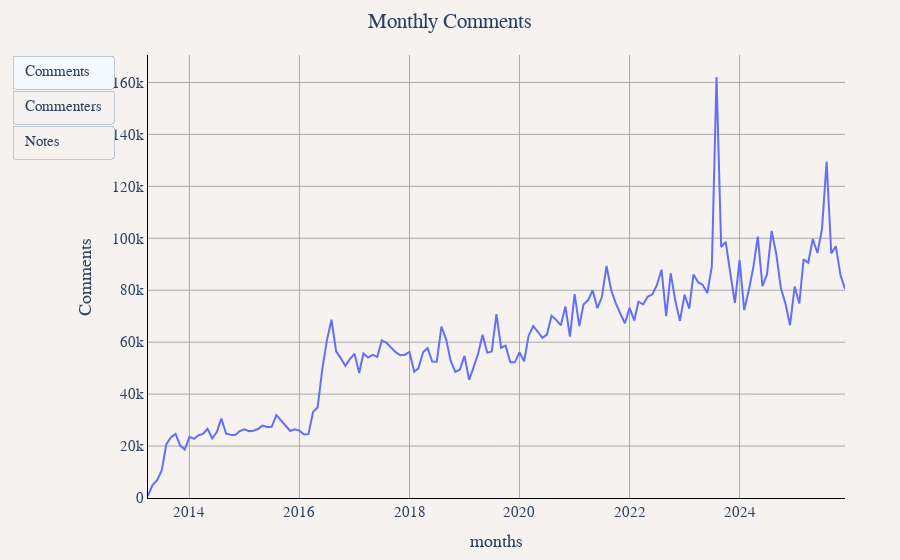

Source (notebook cell):
### Markdown cell above
## Notes Comments Activity

### Code cell
df = duckdb.sql("""
SELECT
    YEAR(timestamp) as year,
    MONTH(timestamp) as month,
    CONCAT(YEAR(timestamp), '-', LPAD(CAST(MONTH(timestamp) as VARCHAR), 2, '0')) as months,
    COUNT(*) as "Comments",
    COUNT(DISTINCT user_name) as "Commenters",
    COUNT(DISTINCT note_id) as "Notes with Comments"
FROM '../notes_comments_data/*.parquet'
WHERE user_name != ''
GROUP BY YEAR(timestamp), MONTH(timestamp)
ORDER BY year, month
""").df()

util.show_figure(
    [
        util.FigureConfig(
            title="Monthly Comments",
            label="Comments",
            x_col="months",
            y_col="Comments",
            query_or_df=df,
        ),
        util.FigureConfig(
            title="Monthly Commenters",
            label="Commenters",
            x_col="months",
            y_col="Commenters",
            query_or_df=df,
        ),
        util.FigureConfig(
            title="Monthly Notes with Comments",
            label="Notes",
            x_col="months",
            y_col="Notes with Comments",
            query_or_df=df,
        ),
    ]
)

### Figure 1 — Plotly figure (JSON) as saved in the notebook; plotly's stock layout.template omitted (floating-point values rounded to 4 significant figures; data arrays with more than 128 entries replaced by an {"elided": "..."} marker saying what was removed)
{"data": [{"hovertemplate": "Comments<br>%{x}<br>%{y:,} Comments<extra></extra>", "name": "Comments", "type": "scatter", "visible": true, "x": {"elided": "153 str values"}, "y": {"elided": "153 int values"}}, {"hovertemplate": "Comments<br>%{x}<br>%{y:,} Commenters<extra></extra>", "name": "Comments", "type": "scatter", "visible": false, "x": {"elided": "153 str values"}, "y": {"elided": "153 int values"}}, {"hovertemplate": "Comments<br>%{x}<br>%{y:,} Notes with Comments<extra></extra>", "name": "Comments", "type": "scatter", "visible": false, "x": {"elided": "153 str values"}, "y": {"elided": "153 int values"}}], "layout": {"barmode": "stack", "font": {"family": "Times", "size": 15}, "margin": {"b": 55, "l": 55, "r": 55, "t": 55}, "paper_bgcolor": "#f5f2f0", "plot_bgcolor": "#f5f2f0", "title": {"text": "Monthly Comments", "x": 0.5}, "updatemenus": [{"buttons": [{"args": [{"visible": [true, false, false]}, {"title.text": "Monthly Comments", "xaxis.title.text": "months", "yaxis.title.text": "Comments"}], "label": "Comments", "method": "update"}, {"args": [{"visible": [false, true, false]}, {"title.text": "Monthly Commenters", "xaxis.title.text": "months", "yaxis.title.text": "Commenters"}], "label": "Commenters", "method": "update"}, {"args": [{"visible": [false, false, true]}, {"title.text": "Monthly Notes with Comments", "xaxis.title.text": "months", "yaxis.title.text": "Notes with Comments"}], "label": "Notes", "method": "update"}], "type": "buttons"}], "xaxis": {"gridcolor": "darkgray", "linecolor": "black", "showgrid": true, "tickcolor": "black", "title": {"text": "months"}, "zerolinecolor": "darkgray"}, "yaxis": {"gridcolor": "darkgray", "linecolor": "black", "rangemode": "tozero", "showgrid": true, "tickcolor": "black", "title": {"text": "Comments"}, "zerolinecolor": "darkgray"}}}
